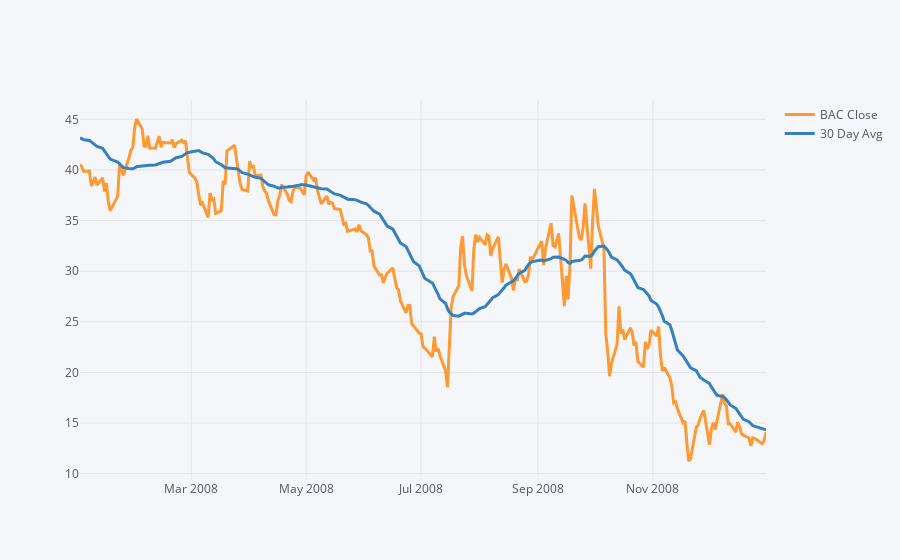

The notebook cell saved with this chart:
### Code cell
df3.iplot(kind="line",width=3)
# Now we can see the general trend of the stock as it goes along.

### Figure 1 — Plotly figure (JSON) as saved in the notebook; plotly's stock layout.template omitted (floating-point values rounded to 4 significant figures; data arrays with more than 128 entries replaced by an {"elided": "..."} marker saying what was removed)
{"data": [{"line": {"color": "rgba(255, 153, 51, 1.0)", "dash": "solid", "shape": "linear", "width": 3}, "mode": "lines", "name": "BAC Close", "text": "", "type": "scatter", "x": {"elided": "253 str values"}, "y": {"elided": "253 float values"}}, {"line": {"color": "rgba(55, 128, 191, 1.0)", "dash": "solid", "shape": "linear", "width": 3}, "mode": "lines", "name": "30 Day Avg", "text": "", "type": "scatter", "x": {"elided": "253 str values"}, "y": {"elided": "253 float values"}}], "layout": {"legend": {"bgcolor": "#F5F6F9", "font": {"color": "#4D5663"}}, "paper_bgcolor": "#F5F6F9", "plot_bgcolor": "#F5F6F9", "title": {"font": {"color": "#4D5663"}}, "xaxis": {"gridcolor": "#E1E5ED", "showgrid": true, "tickfont": {"color": "#4D5663"}, "title": {"font": {"color": "#4D5663"}, "text": ""}, "zerolinecolor": "#E1E5ED"}, "yaxis": {"gridcolor": "#E1E5ED", "showgrid": true, "tickfont": {"color": "#4D5663"}, "title": {"font": {"color": "#4D5663"}, "text": ""}, "zerolinecolor": "#E1E5ED"}}}
